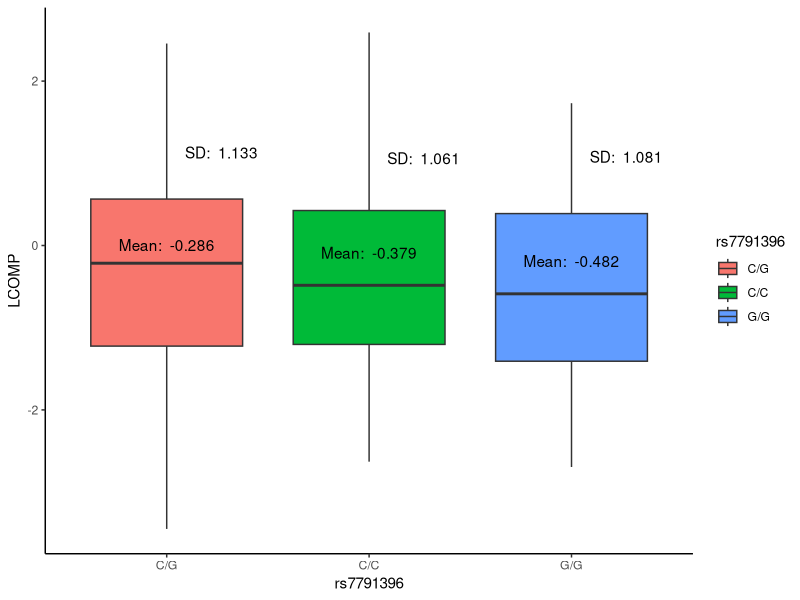
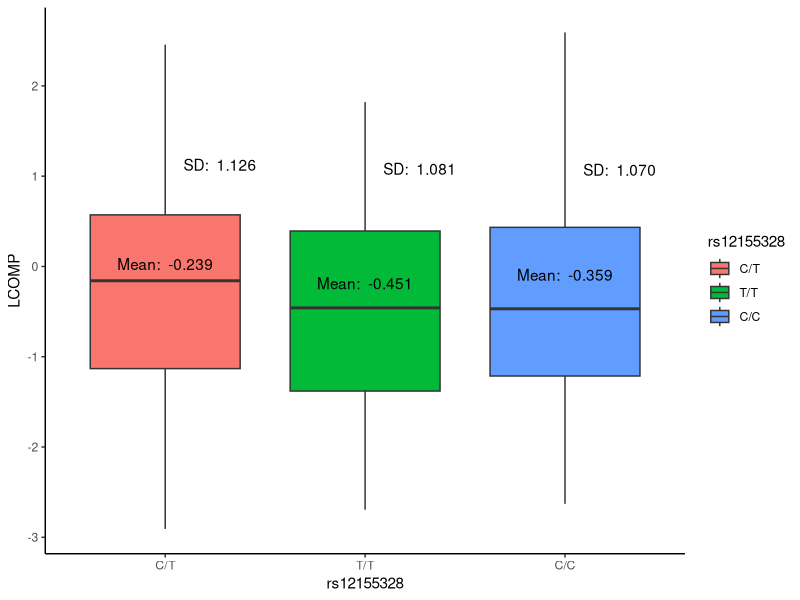
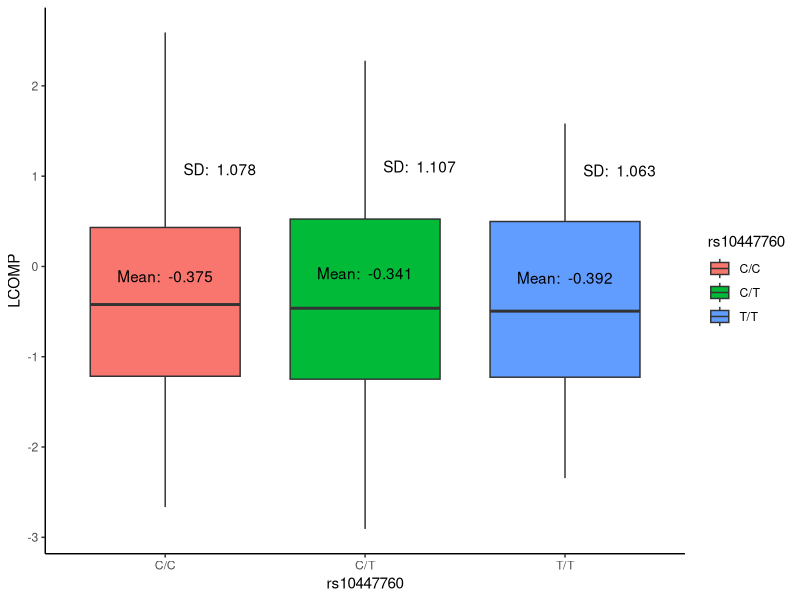
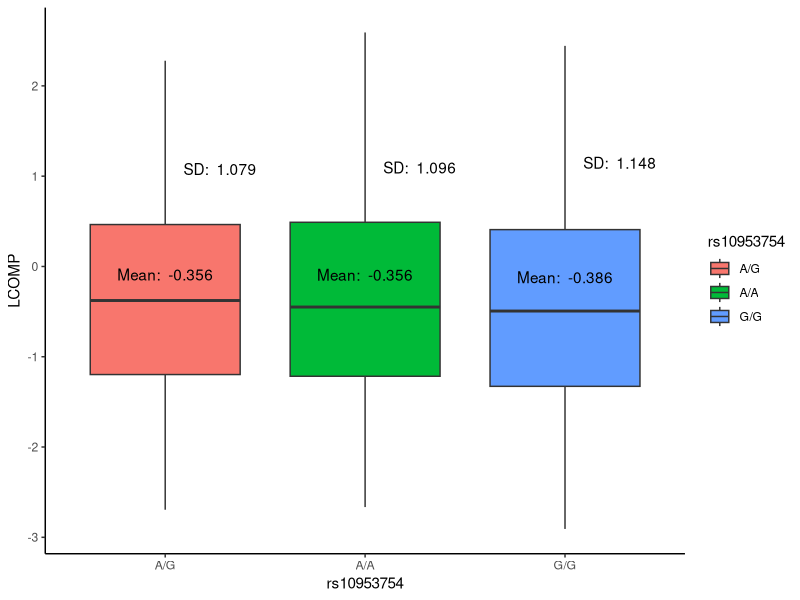
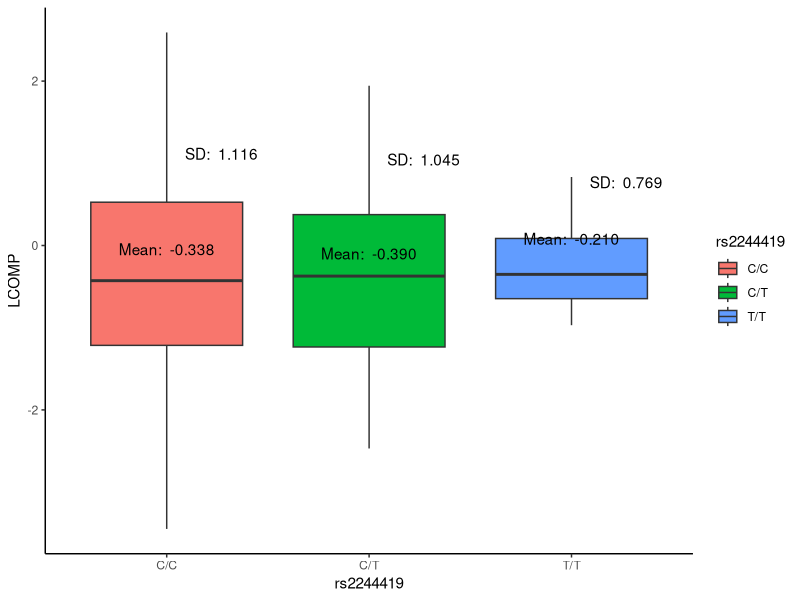
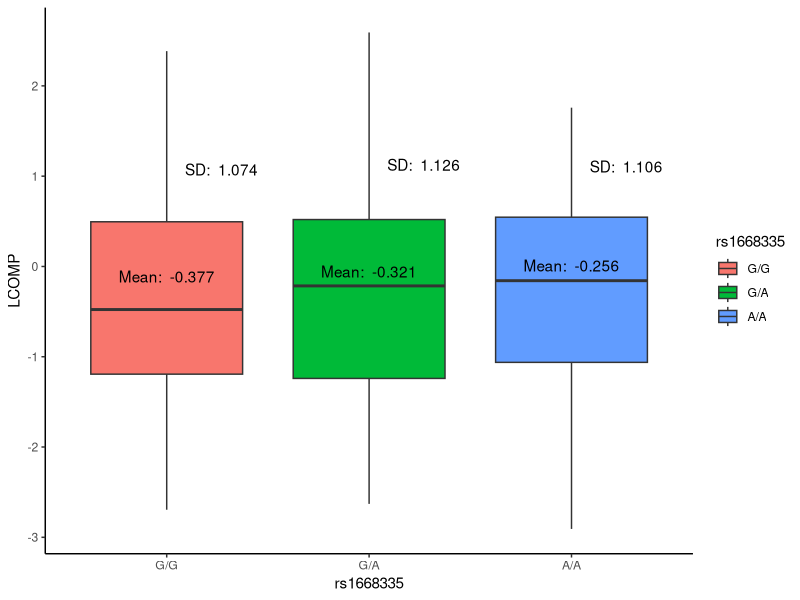
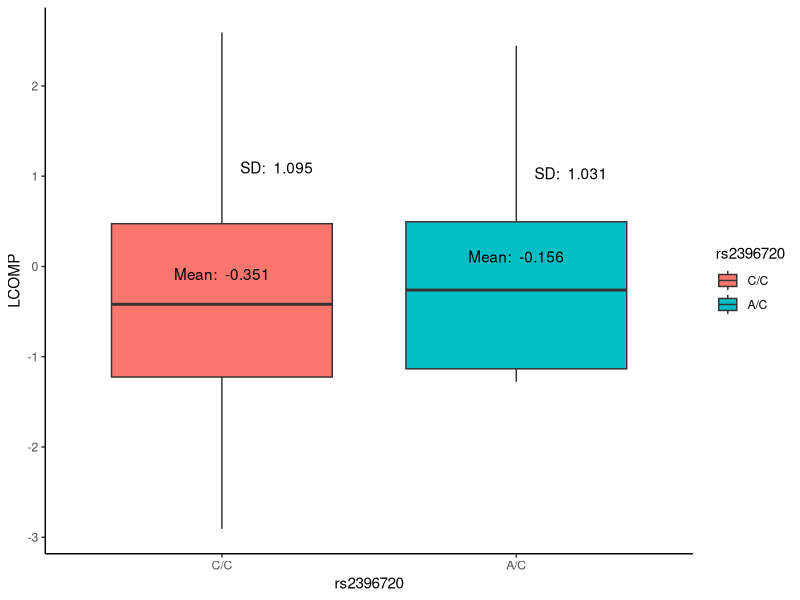
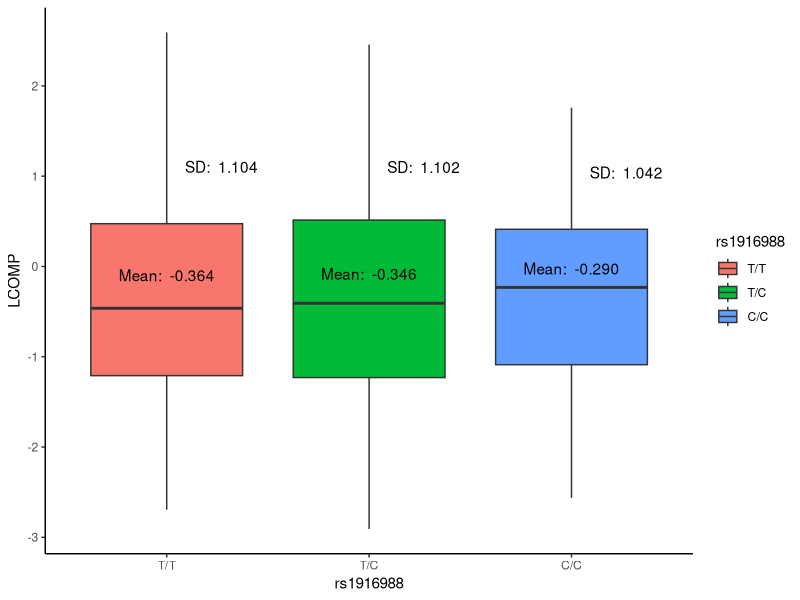

R code for these plots, in order:
## ---- chunk 1
library(tidyverse)
library(skimr)
## ---- chunk 2
elvs <- read_csv(here::here("data", "tidy_elvs.csv"))
elvs <- elvs %>% mutate(rs1916988 = as_factor(rs1916988))
iowa <- read_csv(here::here("data", "tidy_iowa.csv"))
iowa <- iowa %>% mutate_at(vars(starts_with("rs")), funs( as_factor(.)))
## ---- chunk 3

test <- iowa %>% select(LCOMP,rs7791396) %>% filter( rs7791396 != '0/0', LCOMP != 0)

sumar <- test %>% group_by(rs7791396) %>% summarize(
  mean(LCOMP),
  sd(LCOMP),
  n() 
  ) 
#test %>% group_by(rs7791396) %>% skim()
mean <- sumar %>% pull('mean(LCOMP)')
sd <- sumar %>% pull('sd(LCOMP)')
n <- sumar %>% pull('n()')

(paste('Mean: ', mean, ' SD: ', sd, ' n: ', n))

test_mod <- lm(LCOMP~ rs7791396 , data=test)
# str(summary(test_mod)) #Look in here to find parse
rsq <- summary(test_mod)$r.squared[1]

(paste('R Squared: ' , rsq ))

#summary(str(anova(test_mod)))

F_stat <- anova(test_mod)$'F value'[1]

(paste('F statistic: ' , F_stat))

p_val <- anova(test_mod)$'Pr(>F)'[1]

(paste('P value: ' , p_val))
  
fun_mean <-  function(x){
  return(data.frame(y=mean(x),label=paste( 'Mean: ',formatC(mean(x,na.rm=T), digits =3, format='f'))))
}

fun_sd <-  function(x){
  return(data.frame(y=sd(x),label=paste( 'SD: ',formatC(sd(x,na.rm=T), digits =3, format='f'))))
}

fun_n <-  function(x){
  return(data.frame(y=mean(x),label=paste( 'Mean: ',formatC(mean(x), digits =3, format='f'))))
}


test %>% ggplot(aes(x=rs7791396,y= LCOMP)) + 
  geom_boxplot(aes(fill=rs7791396))  +
  stat_summary(fun.data = fun_mean, geom='text',vjust=-1.5) +
  stat_summary(fun.data = fun_sd, geom='text',hjust=-.25) +
  theme_classic()
  
ggsave('rs7791396.png')

## ---- chunk 4

test <- iowa %>% select(LCOMP,rs12155328) %>% filter( rs12155328 != '0/0', LCOMP != 0)

sumar <- test %>% group_by(rs12155328) %>% summarize(
  mean(LCOMP),
  sd(LCOMP),
  n() 
  ) 
#test %>% group_by(rs7791396) %>% skim()
mean <- sumar %>% pull('mean(LCOMP)')
sd <- sumar %>% pull('sd(LCOMP)')
n <- sumar %>% pull('n()')
(paste('Mean: ', mean, ' SD: ', sd, ' n: ', n))


test_mod <- lm(LCOMP~ rs12155328 , data=test)
# str(summary(test_mod)) #Look in here to find parse
rsq <- summary(test_mod)$r.squared[1]

(paste('R Squared: ' , rsq ))

#summary(str(anova(test_mod)))

F_stat <- anova(test_mod)$'F value'[1]

(paste('F statistic: ' , F_stat))

p_val <- anova(test_mod)$'Pr(>F)'[1]

(paste('P value: ' , p_val))
  
fun_mean <-  function(x){
  return(data.frame(y=mean(x),label=paste( 'Mean: ',formatC(mean(x,na.rm=T), digits =3, format='f'))))
}

fun_sd <-  function(x){
  return(data.frame(y=sd(x),label=paste( 'SD: ',formatC(sd(x,na.rm=T), digits =3, format='f'))))
}

fun_n <-  function(x){
  return(data.frame(y=mean(x),label=paste( 'Mean: ',formatC(mean(x), digits =3, format='f'))))
}


test %>% ggplot(aes(x=rs12155328,y= LCOMP)) + 
  geom_boxplot(aes(fill=rs12155328))  +
  stat_summary(fun.data = fun_mean, geom='text',vjust=-1.5) +
  stat_summary(fun.data = fun_sd, geom='text',hjust=-.25) +
  theme_classic()
  
ggsave('rs12155328.png')

## ---- chunk 5

test <- iowa %>% select(LCOMP,rs10447760) %>% filter( rs10447760 != '0/0',, LCOMP != 0)

sumar <- test %>% group_by(rs10447760) %>% summarize(
  mean(LCOMP),
  sd(LCOMP),
  n() 
  ) 
#test %>% group_by(rs7791396) %>% skim()
mean <- sumar %>% pull('mean(LCOMP)')
sd <- sumar %>% pull('sd(LCOMP)')
n <- sumar %>% pull('n()')
(paste('Mean: ', mean, ' SD: ', sd, ' n: ', n))


test_mod <- lm(LCOMP~ rs10447760 , data=test)
# str(summary(test_mod)) #Look in here to find parse
rsq <- summary(test_mod)$r.squared[1]

(paste('R Squared: ' , rsq ))

#summary(str(anova(test_mod)))

F_stat <- anova(test_mod)$'F value'[1]

(paste('F statistic: ' , F_stat))

p_val <- anova(test_mod)$'Pr(>F)'[1]

(paste('P value: ' , p_val))
  
fun_mean <-  function(x){
  return(data.frame(y=mean(x),label=paste( 'Mean: ',formatC(mean(x,na.rm=T), digits =3, format='f'))))
}

fun_sd <-  function(x){
  return(data.frame(y=sd(x),label=paste( 'SD: ',formatC(sd(x,na.rm=T), digits =3, format='f'))))
}

fun_n <-  function(x){
  return(data.frame(y=mean(x),label=paste( 'Mean: ',formatC(mean(x), digits =3, format='f'))))
}


test %>% ggplot(aes(x=rs10447760,y= LCOMP)) + 
  geom_boxplot(aes(fill=rs10447760))  +
  stat_summary(fun.data = fun_mean, geom='text',vjust=-1.5) +
  stat_summary(fun.data = fun_sd, geom='text',hjust=-.25) +
  theme_classic()
  
ggsave('rs10447760.png')

## ---- chunk 6

test <- iowa %>% select(LCOMP,rs10953754) %>% filter( rs10953754 != '0/0',, LCOMP != 0)

sumar <- test %>% group_by(rs10953754) %>% summarize(
  mean(LCOMP),
  sd(LCOMP),
  n() 
  ) 
#test %>% group_by(rs7791396) %>% skim()
mean <- sumar %>% pull('mean(LCOMP)')
sd <- sumar %>% pull('sd(LCOMP)')
n <- sumar %>% pull('n()')
(paste('Mean: ', mean, ' SD: ', sd, ' n: ', n))


test_mod <- lm(LCOMP~ rs10953754 , data=test)
# str(summary(test_mod)) #Look in here to find parse
rsq <- summary(test_mod)$r.squared[1]

(paste('R Squared: ' , rsq ))

#summary(str(anova(test_mod)))

F_stat <- anova(test_mod)$'F value'[1]

(paste('F statistic: ' , F_stat))

p_val <- anova(test_mod)$'Pr(>F)'[1]

(paste('P value: ' , p_val))
  
fun_mean <-  function(x){
  return(data.frame(y=mean(x),label=paste( 'Mean: ',formatC(mean(x,na.rm=T), digits =3, format='f'))))
}

fun_sd <-  function(x){
  return(data.frame(y=sd(x),label=paste( 'SD: ',formatC(sd(x,na.rm=T), digits =3, format='f'))))
}

fun_n <-  function(x){
  return(data.frame(y=mean(x),label=paste( 'Mean: ',formatC(mean(x), digits =3, format='f'))))
}


test %>% ggplot(aes(x=rs10953754,y= LCOMP)) + 
  geom_boxplot(aes(fill=rs10953754))  +
  stat_summary(fun.data = fun_mean, geom='text',vjust=-1.5) +
  stat_summary(fun.data = fun_sd, geom='text',hjust=-.25) +
  theme_classic()
  
ggsave('rs10953754.png')

## ---- chunk 7

test <- iowa %>% select(LCOMP,rs2244419) %>% filter( rs2244419 != '0/0', LCOMP != 0)

sumar <- test %>% group_by(rs2244419) %>% summarize(
  mean(LCOMP),
  sd(LCOMP),
  n() 
  ) 
#test %>% group_by(rs7791396) %>% skim()
mean <- sumar %>% pull('mean(LCOMP)')
sd <- sumar %>% pull('sd(LCOMP)')
n <- sumar %>% pull('n()')
(paste('Mean: ', mean, ' SD: ', sd, ' n: ', n))


test_mod <- lm(LCOMP~ rs2244419 , data=test)
# str(summary(test_mod)) #Look in here to find parse
rsq <- summary(test_mod)$r.squared[1]

(paste('R Squared: ' , rsq ))

#summary(str(anova(test_mod)))

F_stat <- anova(test_mod)$'F value'[1]

(paste('F statistic: ' , F_stat))

p_val <- anova(test_mod)$'Pr(>F)'[1]

(paste('P value: ' , p_val))
  
fun_mean <-  function(x){
  return(data.frame(y=mean(x),label=paste( 'Mean: ',formatC(mean(x,na.rm=T), digits =3, format='f'))))
}

fun_sd <-  function(x){
  return(data.frame(y=sd(x),label=paste( 'SD: ',formatC(sd(x,na.rm=T), digits =3, format='f'))))
}

fun_n <-  function(x){
  return(data.frame(y=mean(x),label=paste( 'Mean: ',formatC(mean(x), digits =3, format='f'))))
}


test %>% ggplot(aes(x=rs2244419,y= LCOMP)) + 
  geom_boxplot(aes(fill=rs2244419))  +
  stat_summary(fun.data = fun_mean, geom='text',vjust=-1.5) +
  stat_summary(fun.data = fun_sd, geom='text',hjust=-.25) +
  theme_classic()
  
ggsave('rs2244419.png')

## ---- chunk 8

test <- iowa %>% select(LCOMP,rs1668335) %>% filter( rs1668335 != '0/0',, LCOMP != 0)

sumar <- test %>% group_by(rs1668335) %>% summarize(
  mean(LCOMP),
  sd(LCOMP),
  n() 
  ) 
#test %>% group_by(rs7791396) %>% skim()
mean <- sumar %>% pull('mean(LCOMP)')
sd <- sumar %>% pull('sd(LCOMP)')
n <- sumar %>% pull('n()')
(paste('Mean: ', mean, ' SD: ', sd, ' n: ', n))


test_mod <- lm(LCOMP~ rs1668335 , data=test)
# str(summary(test_mod)) #Look in here to find parse
rsq <- summary(test_mod)$r.squared[1]

(paste('R Squared: ' , rsq ))

#summary(str(anova(test_mod)))

F_stat <- anova(test_mod)$'F value'[1]

(paste('F statistic: ' , F_stat))

p_val <- anova(test_mod)$'Pr(>F)'[1]

(paste('P value: ' , p_val))
  
fun_mean <-  function(x){
  return(data.frame(y=mean(x),label=paste( 'Mean: ',formatC(mean(x,na.rm=T), digits =3, format='f'))))
}

fun_sd <-  function(x){
  return(data.frame(y=sd(x),label=paste( 'SD: ',formatC(sd(x,na.rm=T), digits =3, format='f'))))
}

fun_n <-  function(x){
  return(data.frame(y=mean(x),label=paste( 'Mean: ',formatC(mean(x), digits =3, format='f'))))
}


test %>% ggplot(aes(x=rs1668335,y= LCOMP)) + 
  geom_boxplot(aes(fill=rs1668335))  +
  stat_summary(fun.data = fun_mean, geom='text',vjust=-1.5) +
  stat_summary(fun.data = fun_sd, geom='text',hjust=-.25) +
  theme_classic()
  
ggsave('rs1668335.png')

## ---- chunk 9

test <- iowa %>% select(LCOMP,rs2396720) %>% filter( rs2396720 != '0/0', LCOMP != 0)

sumar <- test %>% group_by(rs2396720) %>% summarize(
  mean(LCOMP),
  sd(LCOMP),
  n() 
  ) 
#test %>% group_by(rs7791396) %>% skim()
mean <- sumar %>% pull('mean(LCOMP)')
sd <- sumar %>% pull('sd(LCOMP)')
n <- sumar %>% pull('n()')
(paste('Mean: ', mean, ' SD: ', sd, ' n: ', n))


test_mod <- lm(LCOMP~ rs2396720 , data=test)
# str(summary(test_mod)) #Look in here to find parse
rsq <- summary(test_mod)$r.squared[1]

(paste('R Squared: ' , rsq ))

#summary(str(anova(test_mod)))

F_stat <- anova(test_mod)$'F value'[1]

(paste('F statistic: ' , F_stat))

p_val <- anova(test_mod)$'Pr(>F)'[1]

(paste('P value: ' , p_val))
  
fun_mean <-  function(x){
  return(data.frame(y=mean(x),label=paste( 'Mean: ',formatC(mean(x,na.rm=T), digits =3, format='f'))))
}

fun_sd <-  function(x){
  return(data.frame(y=sd(x),label=paste( 'SD: ',formatC(sd(x,na.rm=T), digits =3, format='f'))))
}

fun_n <-  function(x){
  return(data.frame(y=mean(x),label=paste( 'Mean: ',formatC(mean(x), digits =3, format='f'))))
}


test %>% ggplot(aes(x=rs2396720,y= LCOMP)) + 
  geom_boxplot(aes(fill=rs2396720))  +
  stat_summary(fun.data = fun_mean, geom='text',vjust=-1.5) +
  stat_summary(fun.data = fun_sd, geom='text',hjust=-.25) +
  theme_classic()
  
ggsave('rs2396720.png')

## ---- chunk 10

test <- iowa %>% select(LCOMP,rs1916988) %>% filter( rs1916988 != '0/0', LCOMP != 0)

sumar <- test %>% group_by(rs1916988) %>% summarize(
  mean(LCOMP),
  sd(LCOMP),
  n() 
  ) 
#test %>% group_by(rs7791396) %>% skim()
mean <- sumar %>% pull('mean(LCOMP)')
sd <- sumar %>% pull('sd(LCOMP)')
n <- sumar %>% pull('n()')
(paste('Mean: ', mean, ' SD: ', sd, ' n: ', n))


test_mod <- lm(LCOMP~ rs1916988 , data=test)
# str(summary(test_mod)) #Look in here to find parse
rsq <- summary(test_mod)$r.squared[1]

(paste('R Squared: ' , rsq ))

#summary(str(anova(test_mod)))

F_stat <- anova(test_mod)$'F value'[1]

(paste('F statistic: ' , F_stat))

p_val <- anova(test_mod)$'Pr(>F)'[1]

(paste('P value: ' , p_val))
  
fun_mean <-  function(x){
  return(data.frame(y=mean(x),label=paste( 'Mean: ',formatC(mean(x,na.rm=T), digits =3, format='f'))))
}

fun_sd <-  function(x){
  return(data.frame(y=sd(x),label=paste( 'SD: ',formatC(sd(x,na.rm=T), digits =3, format='f'))))
}

fun_n <-  function(x){
  return(data.frame(y=mean(x),label=paste( 'Mean: ',formatC(mean(x), digits =3, format='f'))))
}


test %>% ggplot(aes(x=rs1916988,y= LCOMP)) + 
  geom_boxplot(aes(fill=rs1916988))  +
  stat_summary(fun.data = fun_mean, geom='text',vjust=-1.5) +
  stat_summary(fun.data = fun_sd, geom='text',hjust=-.25) +
  theme_classic()
  
ggsave('rs1916988.png')

## ---- chunk 11

test <- iowa %>% select(LCOMP,rs11505922) %>% filter( rs11505922 != '0/0', LCOMP != 0)

sumar <- test %>% group_by(rs11505922) %>% summarize(
  mean(LCOMP),
  sd(LCOMP),
  n() 
  ) 
#test %>% group_by(rs7791396) %>% skim()
mean <- sumar %>% pull('mean(LCOMP)')
sd <- sumar %>% pull('sd(LCOMP)')
n <- sumar %>% pull('n()')
(paste('Mean: ', mean, ' SD: ', sd, ' n: ', n))


test_mod <- lm(LCOMP~ rs11505922 , data=test)
# str(summary(test_mod)) #Look in here to find parse
rsq <- summary(test_mod)$r.squared[1]

(paste('R Squared: ' , rsq ))

#summary(str(anova(test_mod)))

F_stat <- anova(test_mod)$'F value'[1]

(paste('F statistic: ' , F_stat))

p_val <- anova(test_mod)$'Pr(>F)'[1]

(paste('P value: ' , p_val))
  
fun_mean <-  function(x){
  return(data.frame(y=mean(x),label=paste( 'Mean: ',formatC(mean(x,na.rm=T), digits =3, format='f'))))
}

fun_sd <-  function(x){
  return(data.frame(y=sd(x),label=paste( 'SD: ',formatC(sd(x,na.rm=T), digits =3, format='f'))))
}

fun_n <-  function(x){
  return(data.frame(y=mean(x),label=paste( 'Mean: ',formatC(mean(x), digits =3, format='f'))))
}


test %>% ggplot(aes(x=rs11505922,y= LCOMP)) + 
  geom_boxplot(aes(fill=rs11505922))  +
  stat_summary(fun.data = fun_mean, geom='text',vjust=-1.5) +
  stat_summary(fun.data = fun_sd, geom='text',hjust=-.25) +
  theme_classic()
  
ggsave('rs11505922.png')

## ---- chunk 12

test <- iowa %>% select(LCOMP,rs7785701) %>% filter( rs7785701 != '0/0', LCOMP != 0)

sumar <- test %>% group_by(rs7785701) %>% summarize(
  mean(LCOMP),
  sd(LCOMP),
  n() 
  ) 
#test %>% group_by(rs7791396) %>% skim()
mean <- sumar %>% pull('mean(LCOMP)')
sd <- sumar %>% pull('sd(LCOMP)')
n <- sumar %>% pull('n()')
(paste('Mean: ', mean, ' SD: ', sd, ' n: ', n))


test_mod <- lm(LCOMP~ rs7785701 , data=test)
# str(summary(test_mod)) #Look in here to find parse
rsq <- summary(test_mod)$r.squared[1]

(paste('R Squared: ' , rsq ))

#summary(str(anova(test_mod)))

F_stat <- anova(test_mod)$'F value'[1]

(paste('F statistic: ' , F_stat))

p_val <- anova(test_mod)$'Pr(>F)'[1]

(paste('P value: ' , p_val))
  
fun_mean <-  function(x){
  return(data.frame(y=mean(x),label=paste( 'Mean: ',formatC(mean(x,na.rm=T), digits =3, format='f'))))
}

fun_sd <-  function(x){
  return(data.frame(y=sd(x),label=paste( 'SD: ',formatC(sd(x,na.rm=T), digits =3, format='f'))))
}

fun_n <-  function(x){
  return(data.frame(y=mean(x),label=paste( 'Mean: ',formatC(mean(x), digits =3, format='f'))))
}


test %>% ggplot(aes(x=rs7785701,y= LCOMP)) + 
  geom_boxplot(aes(fill=rs7785701))  +
  stat_summary(fun.data = fun_mean, geom='text',vjust=-1.5) +
  stat_summary(fun.data = fun_sd, geom='text',hjust=-.25) +
  theme_classic()
  
ggsave('rs7785701.png')

## ---- chunk 13

test <- iowa %>% select(LCOMP,rs2106900) %>% filter( rs2106900 != '0/0', LCOMP != 0)

sumar <- test %>% group_by(rs2106900) %>% summarize(
  mean(LCOMP),
  sd(LCOMP),
  n() 
  ) 
#test %>% group_by(rs7791396) %>% skim()
mean <- sumar %>% pull('mean(LCOMP)')
sd <- sumar %>% pull('sd(LCOMP)')
n <- sumar %>% pull('n()')
(paste('Mean: ', mean, ' SD: ', sd, ' n: ', n))


test_mod <- lm(LCOMP~ rs2106900 , data=test)
# str(summary(test_mod)) #Look in here to find parse
rsq <- summary(test_mod)$r.squared[1]

(paste('R Squared: ' , rsq ))

#summary(str(anova(test_mod)))

F_stat <- anova(test_mod)$'F value'[1]

(paste('F statistic: ' , F_stat))

p_val <- anova(test_mod)$'Pr(>F)'[1]

(paste('P value: ' , p_val))
  
fun_mean <-  function(x){
  return(data.frame(y=mean(x),label=paste( 'Mean: ',formatC(mean(x,na.rm=T), digits =3, format='f'))))
}

fun_sd <-  function(x){
  return(data.frame(y=sd(x),label=paste( 'SD: ',formatC(sd(x,na.rm=T), digits =3, format='f'))))
}

fun_n <-  function(x){
  return(data.frame(y=mean(x),label=paste( 'Mean: ',formatC(mean(x), digits =3, format='f'))))
}


test %>% ggplot(aes(x=rs2106900,y= LCOMP)) + 
  geom_boxplot(aes(fill=rs2106900))  +
  stat_summary(fun.data = fun_mean, geom='text',vjust=-1.5) +
  stat_summary(fun.data = fun_sd, geom='text',hjust=-.25) +
  theme_classic()
  
ggsave('rs2106900.png')

## ---- chunk 14

test <- iowa %>% select(LCOMP,rs7799652) %>% filter( rs7799652 != '0/0', LCOMP != 0)

sumar <- test %>% group_by(rs7799652) %>% summarize(
  mean(LCOMP),
  sd(LCOMP),
  n() 
  ) 
#test %>% group_by(rs7791396) %>% skim()
mean <- sumar %>% pull('mean(LCOMP)')
sd <- sumar %>% pull('sd(LCOMP)')
n <- sumar %>% pull('n()')
(paste('Mean: ', mean, ' SD: ', sd, ' n: ', n))


test_mod <- lm(LCOMP~ rs7799652 , data=test)
# str(summary(test_mod)) #Look in here to find parse
rsq <- summary(test_mod)$r.squared[1]

(paste('R Squared: ' , rsq ))

#summary(str(anova(test_mod)))

F_stat <- anova(test_mod)$'F value'[1]

(paste('F statistic: ' , F_stat))

p_val <- anova(test_mod)$'Pr(>F)'[1]

(paste('P value: ' , p_val))
  
fun_mean <-  function(x){
  return(data.frame(y=mean(x),label=paste( 'Mean: ',formatC(mean(x,na.rm=T), digits =3, format='f'))))
}

fun_sd <-  function(x){
  return(data.frame(y=sd(x),label=paste( 'SD: ',formatC(sd(x,na.rm=T), digits =3, format='f'))))
}

fun_n <-  function(x){
  return(data.frame(y=mean(x),label=paste( 'Mean: ',formatC(mean(x), digits =3, format='f'))))
}


test %>% ggplot(aes(x=rs7799652,y= LCOMP)) + 
  geom_boxplot(aes(fill=rs7799652))  +
  stat_summary(fun.data = fun_mean, geom='text',vjust=-1.5) +
  stat_summary(fun.data = fun_sd, geom='text',hjust=-.25) +
  theme_classic()
  
ggsave('rs7799652.png')

## ---- chunk 15

test <- iowa %>% select(LCOMP,rs1005958) %>% filter( rs1005958 != '0/0', LCOMP != 0)

sumar <- test %>% group_by(rs1005958) %>% summarize(
  mean(LCOMP),
  sd(LCOMP),
  n() 
  ) 
#test %>% group_by(rs7791396) %>% skim()
mean <- sumar %>% pull('mean(LCOMP)')
sd <- sumar %>% pull('sd(LCOMP)')
n <- sumar %>% pull('n()')
(paste('Mean: ', mean, ' SD: ', sd, ' n: ', n))


test_mod <- lm(LCOMP~ rs1005958 , data=test)
# str(summary(test_mod)) #Look in here to find parse
rsq <- summary(test_mod)$r.squared[1]

(paste('R Squared: ' , rsq ))

#summary(str(anova(test_mod)))

F_stat <- anova(test_mod)$'F value'[1]

(paste('F statistic: ' , F_stat))

p_val <- anova(test_mod)$'Pr(>F)'[1]

(paste('P value: ' , p_val))
  
fun_mean <-  function(x){
  return(data.frame(y=mean(x),label=paste( 'Mean: ',formatC(mean(x,na.rm=T), digits =3, format='f'))))
}

fun_sd <-  function(x){
  return(data.frame(y=sd(x),label=paste( 'SD: ',formatC(sd(x,na.rm=T), digits =3, format='f'))))
}

fun_n <-  function(x){
  return(data.frame(y=mean(x),label=paste( 'Mean: ',formatC(mean(x), digits =3, format='f'))))
}


test %>% ggplot(aes(x=rs1005958,y= LCOMP)) + 
  geom_boxplot(aes(fill=rs1005958))  +
  stat_summary(fun.data = fun_mean, geom='text',vjust=-1.5) +
  stat_summary(fun.data = fun_sd, geom='text',hjust=-.25) +
  theme_classic()
  
ggsave('rs1005958.png')

